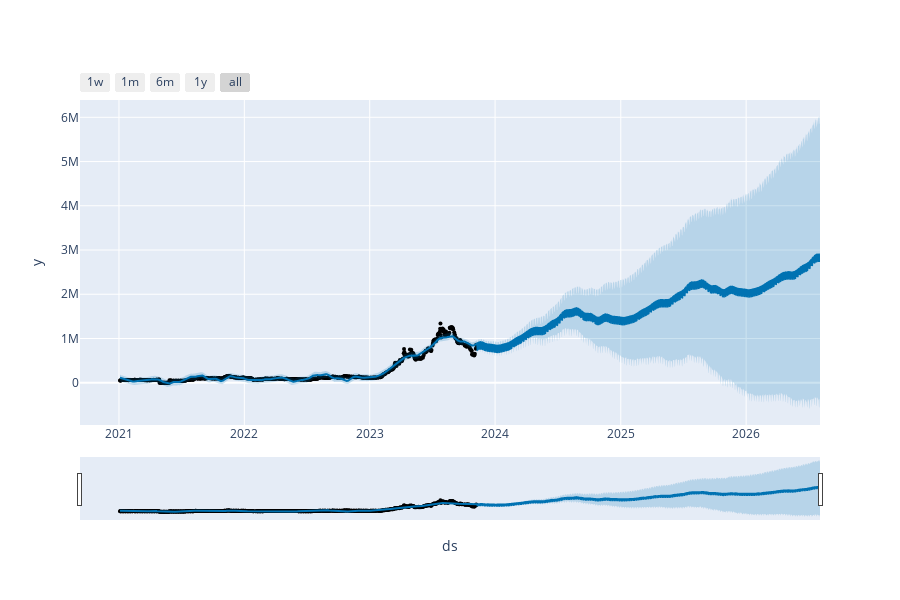

Source (notebook cell):
### Code cell
#plot 모듈 탑재
from prophet.plot import plot_plotly, plot_components_plotly
#대화형 예측 그래프 그리기
plot_plotly(m2, forecast2)

### Figure 1 — Plotly figure (JSON) as saved in the notebook; plotly's stock layout.template omitted (floating-point values rounded to 4 significant figures; data arrays with more than 128 entries replaced by an {"elided": "..."} marker saying what was removed)
{"data": [{"marker": {"color": "black", "size": 4}, "mode": "markers", "name": "Actual", "type": "scatter", "x": {"elided": "704 str values"}, "y": {"elided": "704 int values"}}, {"hoverinfo": "skip", "line": {"width": 0}, "mode": "lines", "type": "scatter", "x": {"elided": "1704 str values"}, "y": {"elided": "1704 float values"}}, {"fill": "tonexty", "fillcolor": "rgba(0, 114, 178, 0.2)", "line": {"color": "#0072B2", "width": 2}, "mode": "lines", "name": "Predicted", "type": "scatter", "x": {"elided": "1704 str values"}, "y": {"elided": "1704 float values"}}, {"fill": "tonexty", "fillcolor": "rgba(0, 114, 178, 0.2)", "hoverinfo": "skip", "line": {"width": 0}, "mode": "lines", "type": "scatter", "x": {"elided": "1704 str values"}, "y": {"elided": "1704 float values"}}], "layout": {"height": 600, "showlegend": false, "width": 900, "xaxis": {"rangeselector": {"buttons": [{"count": 7, "label": "1w", "step": "day", "stepmode": "backward"}, {"count": 1, "label": "1m", "step": "month", "stepmode": "backward"}, {"count": 6, "label": "6m", "step": "month", "stepmode": "backward"}, {"count": 1, "label": "1y", "step": "year", "stepmode": "backward"}, {"step": "all"}]}, "rangeslider": {"visible": true}, "title": {"text": "ds"}, "type": "date"}, "yaxis": {"title": {"text": "y"}}}}
